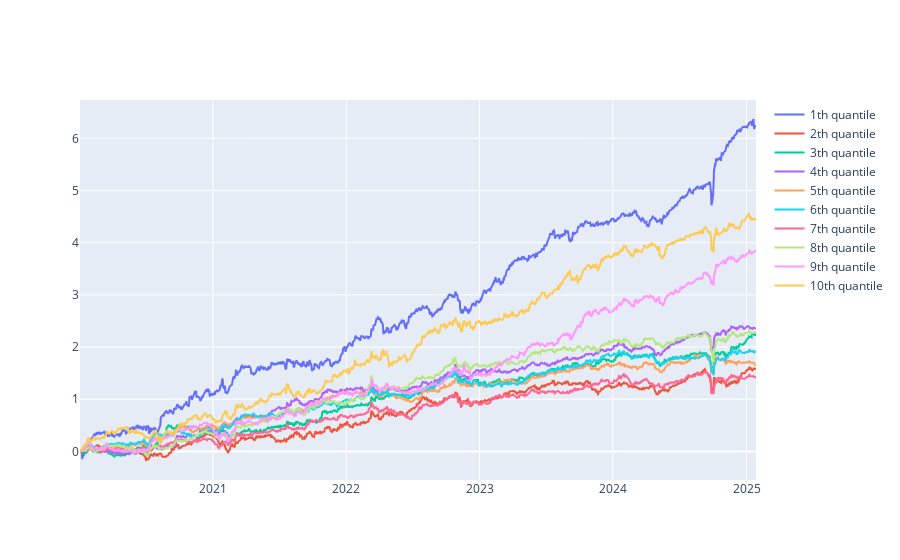

Write notebook code for a chart like this one.
### Code cell
holdings = intraday_shifted_input_signal_pct_output_plot(ln_.shift(0), pct_calculating_profit.shift(-2), quantile=10, type_='cumsum')

### Figure 1 — Plotly figure (JSON) as saved in the notebook; plotly's stock layout.template omitted (floating-point values rounded to 4 significant figures; data arrays with more than 128 entries replaced by an {"elided": "..."} marker saying what was removed)
{"data": [{"mode": "lines", "name": "1th quantile", "type": "scatter", "x": {"elided": "1247 str values"}, "y": {"elided": "1247 float values"}, "yaxis": "y"}, {"mode": "lines", "name": "2th quantile", "type": "scatter", "x": {"elided": "1247 str values"}, "y": {"elided": "1247 float values"}, "yaxis": "y"}, {"mode": "lines", "name": "3th quantile", "type": "scatter", "x": {"elided": "1247 str values"}, "y": {"elided": "1247 float values"}, "yaxis": "y"}, {"mode": "lines", "name": "4th quantile", "type": "scatter", "x": {"elided": "1247 str values"}, "y": {"elided": "1247 float values"}, "yaxis": "y"}, {"mode": "lines", "name": "5th quantile", "type": "scatter", "x": {"elided": "1247 str values"}, "y": {"elided": "1247 float values"}, "yaxis": "y"}, {"mode": "lines", "name": "6th quantile", "type": "scatter", "x": {"elided": "1247 str values"}, "y": {"elided": "1247 float values"}, "yaxis": "y"}, {"mode": "lines", "name": "7th quantile", "type": "scatter", "x": {"elided": "1247 str values"}, "y": {"elided": "1247 float values"}, "yaxis": "y"}, {"mode": "lines", "name": "8th quantile", "type": "scatter", "x": {"elided": "1247 str values"}, "y": {"elided": "1247 float values"}, "yaxis": "y"}, {"mode": "lines", "name": "9th quantile", "type": "scatter", "x": {"elided": "1247 str values"}, "y": {"elided": "1247 float values"}, "yaxis": "y"}, {"mode": "lines", "name": "10th quantile", "type": "scatter", "x": {"elided": "1247 str values"}, "y": {"elided": "1247 float values"}, "yaxis": "y"}], "layout": {}}
